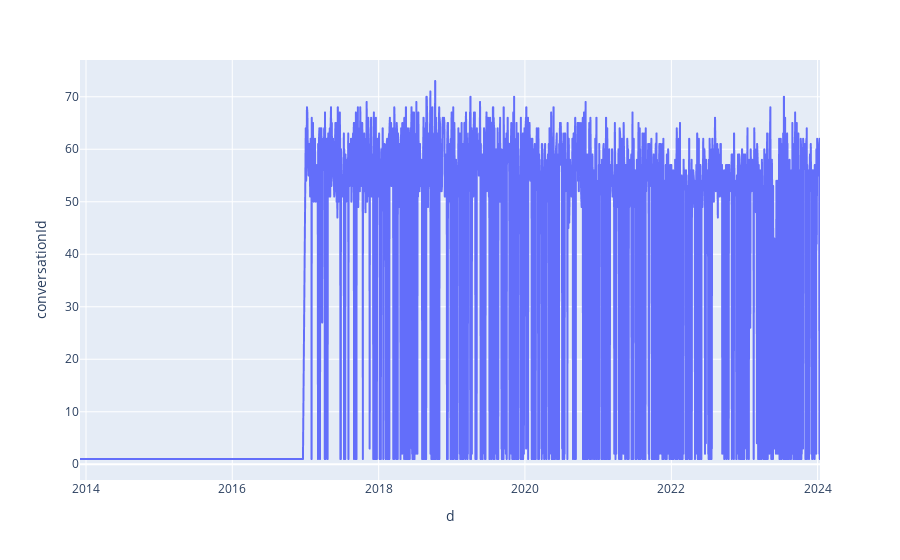

Write notebook code for a chart like this one.
### Code cell
import plotly.express as px
fig = px.line(x, x='d', y='conversationId')
fig.show()

### Figure 1 — Plotly figure (JSON) as saved in the notebook; plotly's stock layout.template omitted (floating-point values rounded to 4 significant figures; data arrays with more than 128 entries replaced by an {"elided": "..."} marker saying what was removed)
{"data": [{"hovertemplate": "d=%{x}<br>conversationId=%{y}<extra></extra>", "legendgroup": "", "line": {"color": "#636efa", "dash": "solid"}, "marker": {"symbol": "circle"}, "mode": "lines", "name": "", "showlegend": false, "type": "scattergl", "x": {"elided": "1702 str values"}, "xaxis": "x", "y": {"elided": "1702 int values"}, "yaxis": "y"}], "layout": {"legend": {"tracegroupgap": 0}, "margin": {"t": 60}, "xaxis": {"anchor": "y", "domain": [0, 1], "title": {"text": "d"}}, "yaxis": {"anchor": "x", "domain": [0, 1], "title": {"text": "conversationId"}}}}
